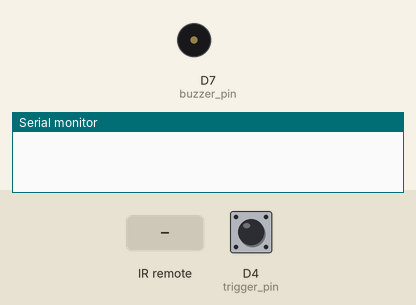
Simulated run of this sketch. Board: ESP8266 (NodeMCU). Parts: buzzer (waves = sounding), the last lines printed to the serial monitor. The inputs (shaded band) are chosen by the test bench; at power-on: D4 (trigger_pin) HIGH.

Above: at 1.2 s.
1.3 s: D4 (trigger_pin) pulled LOW for 0.15 s
At 1.36 s:
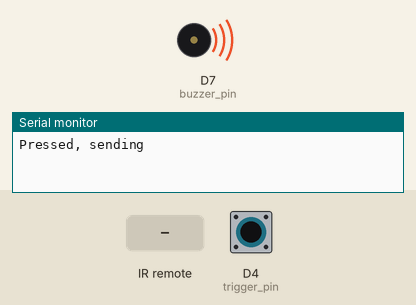
2.9 s: infrared code 0x7100 received
At 4.3 s:
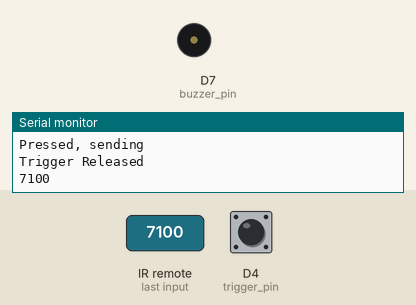
Timing chart, 0 to 5.9 s (numbered marks = the images above; inputs shaded):
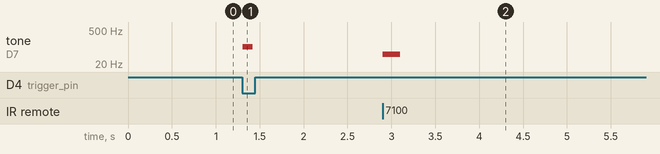

The sketch:

rx_tx.ino
```cpp
#include <IRremoteESP8266.h>

int rx_pin  = D2;   //38khz TSOP Receiver
int tx_pin = D6;    //Infra Red Led----transmits coded IR pulses
int trigger_pin = D4;  //Pushbutton (pulled-up) acts as trigger for gun
int buzzer_pin= D7;  //buzzer to indicate firing and receiving of signal


IRrecv irrecv(rx_pin);
decode_results results;

IRsend irsend(tx_pin);

boolean control_fire = 1;
boolean lastbutton_state = HIGH;
boolean button_state = HIGH;

void setup()
{
  Serial.begin(115200);
  irsend.begin();
  irrecv.enableIRIn(); // Start the receiver
  pinMode(trigger_pin, INPUT_PULLUP);//declaring pushbutton as input and enabling internal Pullup
  pinMode(buzzer_pin, OUTPUT);  //making buzzer pin as output
}


void loop() {
  // If button pressed, send the code.
  button_state = digitalRead(trigger_pin);
  if (lastbutton_state == LOW && button_state == HIGH) {
    Serial.println("Trigger Released");
    irrecv.enableIRIn(); // Re-enable receiver
  }
if(control_fire == 1)
{
  if (button_state == LOW && lastbutton_state == HIGH) {
    delay(5); //debounce the button
    button_state = digitalRead(trigger_pin);
    if(button_state == LOW && lastbutton_state == HIGH)
    {
    Serial.println("Pressed, sending");
    tone(buzzer_pin,100);
    irsend.sendNEC(0x1100, 16);
    delay(50); // Wait a bit between retransmissions
    noTone(buzzer_pin);
    }
  }
  else if (irrecv.decode(&results)) {
    if(results.value == 0x7100)
    {
    Serial.println(results.value,HEX);
    tone(buzzer_pin,50);
    delay(200);
    noTone(buzzer_pin);
    }
    irrecv.resume(); // resume receiver
  }
  lastbutton_state = button_state;
}
else
{
  if (button_state == LOW )
  {
    delay(5); //debounce the button
    button_state = digitalRead(trigger_pin);
    if(button_state == LOW)
    {
    Serial.println("Pressed, sending");
    tone(buzzer_pin,50);
    irsend.sendNEC(0x7100, 16);
    delay(50); // Wait a bit between retransmissions
    noTone(buzzer_pin);
    }
  }
  else if (irrecv.decode(&results)) {
    if(results.value == 0x1100)
    {
    Serial.println(results.value,HEX);
    tone(buzzer_pin,500);
    delay(500);
    noTone(buzzer_pin);
    }
    irrecv.resume(); // resume receiver
  }
  lastbutton_state = button_state;
}
}
```

Measured:
- after the input at 1.3 s, tone on D7 (buzzer_pin): silent → 100 Hz at once, → silent 0.12 s later
- after the input at 2.9 s, tone on D7 (buzzer_pin): silent → 50 Hz at once, → silent 0.20 s later
